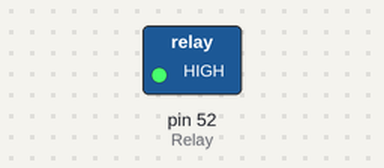
This sketch was run on a simulated Arduino Mega 2560, built with avr-gcc and run on an emulated ATmega2560. Parts: switched loads named in the sketch (green lamp = pin HIGH). Dashed ring = blinking.

Above: at 1.5 s.
Timing chart, 0 to 5.6 s (numbered marks = the images above):
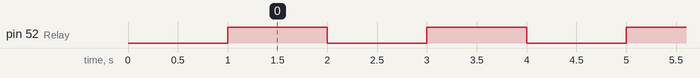

The sketch:

Relay.ino
```cpp
#define RELAY_ON 1          // Relay ON is on
#define RELAY_OFF 0         // Relay is of, active on O

#define Relay 52

void setup() {

  digitalWrite(Relay, RELAY_OFF);
  pinMode(Relay, OUTPUT);
  delay(1000);

}

void loop() {

   digitalWrite(Relay, RELAY_ON );
   delay(1000);

   digitalWrite(Relay, RELAY_OFF);
   delay(1000);

}
```

Measured:
- by itself, pin 52 (Relay): alternates HIGH for 1.0 s and LOW for 1.0 s
